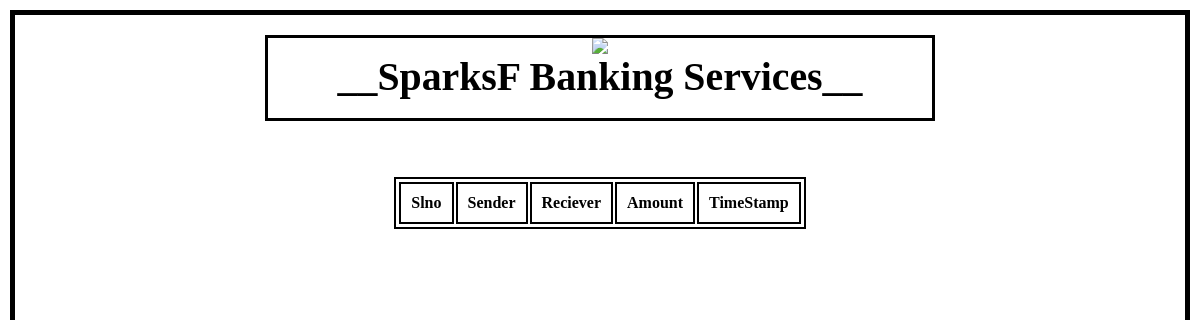
Page /history on the earlier database version.
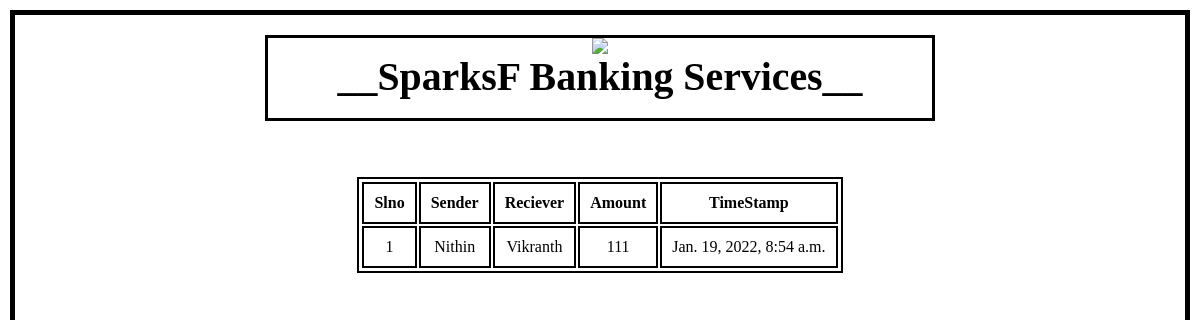
Same page on the later database version.
### bank/models.py (models this page shows, shortened)
class Transaction(models.Model):
    id = models.AutoField(primary_key=True)
    fromName = models.CharField(max_length=50,null=True)
    toName = models.CharField(max_length=50,null=True)
    amount = models.IntegerField(null=True)
    date = models.DateTimeField(null=True,default=datetime.datetime.now())

### bank/views.py (the view)
# urls.py: path('history',views.history),
def history(request):
    history=Transaction.objects.all()
    return render(request,'history.html',{'history':history})

### Templates/history.html (shortened to what this page needs)
<html>
    <head>
    </head>
    <body>
        <center>
            <div style="margin:20px 250px;border:3px solid black;">
                <img src="https://encrypted-tbn0.gstatic.com/images?q=tbn:ANd9GcRYaEHdIuHsvRR6QpLFzfsk1bl5cVi7IJLEWw&usqp=CAU"><br>
            <big><big><big><big><big><b>__SparksF Banking Services__</h1></big></big></big></big></big></b><br><br>
            </div>
        <br><br>
    <table>
        <tr>
            <td><b>Slno</b></td>
            <td><b>Sender</b></td>
            <td><b>Reciever</b></td>
            <td><b>Amount</b></td>
            <td><b>TimeStamp</b></td>
        </tr>
{% for i in history %}
        <tr>
            <td>{{i.id}}</td>
            <td>{{i.fromName}}</td>
            <td>{{i.toName}}</td>
            <td>{{i.amount}}</td>
            <td>{{i.date}}</td>
        </tr>
{% endfor %}
    </table>
</body>
</html>

Differences in the rows shown:
added Transaction: id "1", fromName "Nithin", toName "Vikranth", amount "111", date "Jan. 19, 2022, 8:54 a.m."
